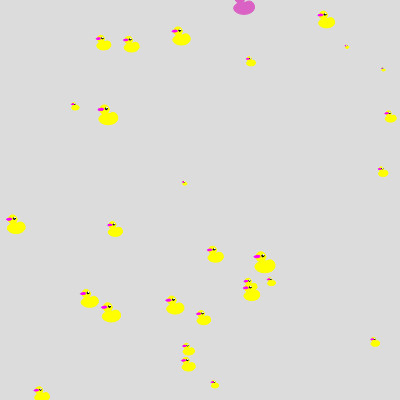
Frame 1 (no input)
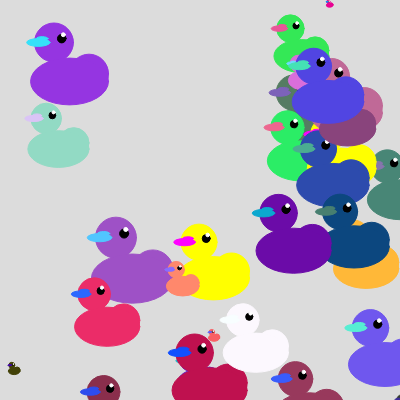
Frame 60 (no input)
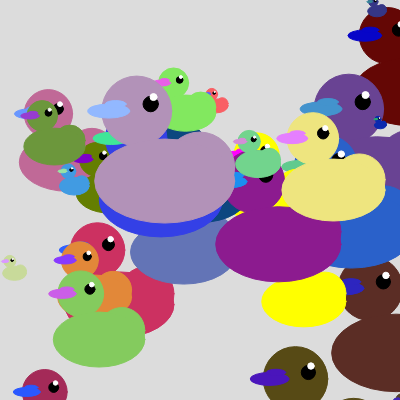
Frame 120 (the mouse pressed at the canvas centre since frame 60)

The p5.js sketch that drew these frames (run headless with seeded random() and noise() and a simulated clock; from frame 60 on, the mouse is pressed at the canvas centre):

// p5.js sketch
// ── sketch.js
let ducks = [];
function setup() {
  createCanvas(400, 400);
  for (x = 0; x < 30; x++){
    ducks[x] = new Duck(random(width),random(height),random(10));
  }

}
class Duck {
  constructor(x,y,size){
    // duck pos x and y
    this.x = y;
    this.y = x;
    // duck movement gradient
    this.t = random(0,10);
    this.u = random(0,10);
    // ducks rgb colour variables
    this.r = 255;
    this.g = 255;
    this.b = 0;
    this.l = size;// unit length to standardise the size of the ducks
    this.grows = 1; //operator to control zoom fucntion
    this.z = random(width/6); //zoom variable for duck zoom rate
    this.edges = 1;
  }
  show(){
    // body
    stroke(this.r,this.g,this.b);
    fill(this.r,this.g,this.b);
    circle(this.x,this.y,this.l);
    circle(this.x+(4.5*this.l/5),this.y+(4*this.l/5),this.l);
    ellipse(this.x+(2*this.l/5),this.y+this.l,this.l*2,this.l+(this.l/5));
    //bill
    stroke(this.g, this.b, abs(this.r+100));
    fill(this.g, this.b, abs(this.r+100));
    ellipse(this.x-(2*this.l/5),this.y,(3*this.l/5),this.l/5);
    ellipse(this.x-(1.5*this.l/5),this.y-(this.l/10),(1.5*this.l/5),this.l/10);
    // duck eyes
      //eye white
    stroke(0,0,0);
    fill(0,0,0);
    circle(this.x+(this.l/5),this.y-(this.l/10),(1.1*this.l/5));
      // eye black
    stroke(255,255,255);
    fill(255,255,255);
    circle(this.x+(1.2*this.l/5),this.y-(1*this.l/5),this.l/10);
  }
  move(){
    // movement conditions made more specific
    if (this.x > (width - this.l)|| this.x < (0 + this.l)){
      this.t = this.t * -1;
    }
    if (((this.y > (height - (1.2*this.l))) || (this.y < (0  + (0.85*this.l))))){ 
      this.u = this.u * -1;
    }
    this.y += this.u;
    this.x += this.t;

  
 }
  colour(){
    if (this.x > (width - this.l)|| this.x < (0 + this.l)||((this.y > (height - (1.2*this.l))) || (this.y < (0  + (0.85*this.l))))){ 
        this.r = random(255);
      this.g = random(255);
      this.b = random(255);
    }
  }
  size (g){
    this.l = g;
  }
  grow(increment, max){
    if (this.l < max){
      this.l += increment;     
    }    
  }
  shrink(increment, min){
    if (this.l > min){
      this.l += -increment;  
    }
  }
  zoom(a,b, increment = 1){ 
    // start size (a) must be smaller than stop size (b)
    if (this.grows == 1){
      this.grow(1,b);
    } 
    if (this.grows == -1) {
     this.shrink(1,a); 
    }
    if (this.l >= b || this.l <= a){
      this.grows = this.grows * -1;
    }
  }
  animate(){
    this.move();
    this.colour();
    this.zoom(this.z,this.z+10);
    this.show();
    }
}

function draw() {
  background(220);
  for (x = 0; x < ducks.length; x++){
    ducks[x].animate();
  }
}
